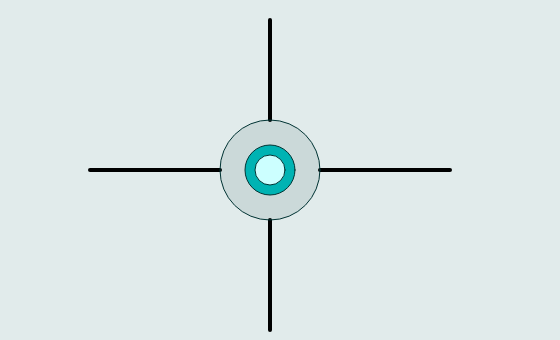
Frame 1 (no input)
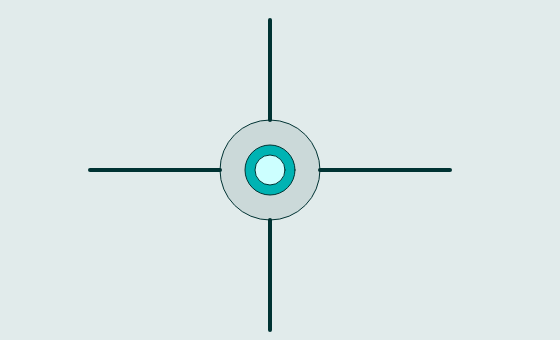
Frame 60 (no input)
Frame 120 (the mouse pressed at the canvas centre since frame 60): identical to frame 60, image omitted

The p5.js sketch that drew these frames (run headless with seeded random() and noise() and a simulated clock; from frame 60 on, the mouse is pressed at the canvas centre):

// p5.js sketch
// ── sketch.js
function setup() {
  createCanvas(560, 340)
  
}

function draw() {
  background (225,235,235)
  strokeWeight(4)
  line (270,220,270,330)
  strokeWeight(4)
  line (270,20,270,120)
  strokeWeight(4)
  line (90,170,220,170)
  strokeWeight(4)
  line (320,170,450,170)
  
  fill (0,51,51,25)
  stroke (0,51,51)
  strokeWeight (1)
  ellipse (270, 170, 100, 100)
  fill (0,179,179)
  stroke (0,51,51)
  strokeWeight (1)
  ellipse (270, 170, 50, 50)
  fill (204,255,255)
  stroke (0,51,51)
  strokeWeight (1)
  ellipse (270, 170, 30, 30)
  
  //fill (204,255,255);
  //stroke (0,51,51)
  //strokeWeight (2)
  //triangle (135,160,280,80,280,120)
  
}
